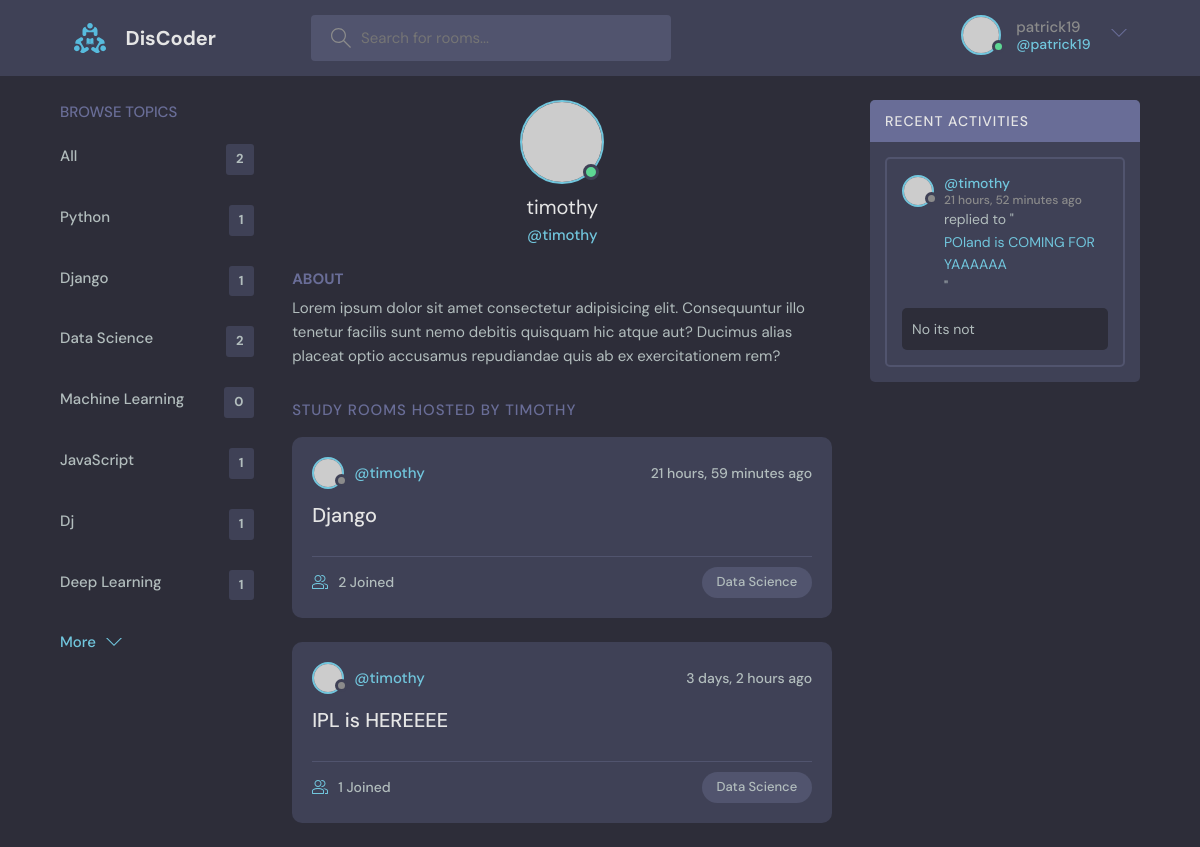
Before: /profile/2/ (signed in) with the older database file.
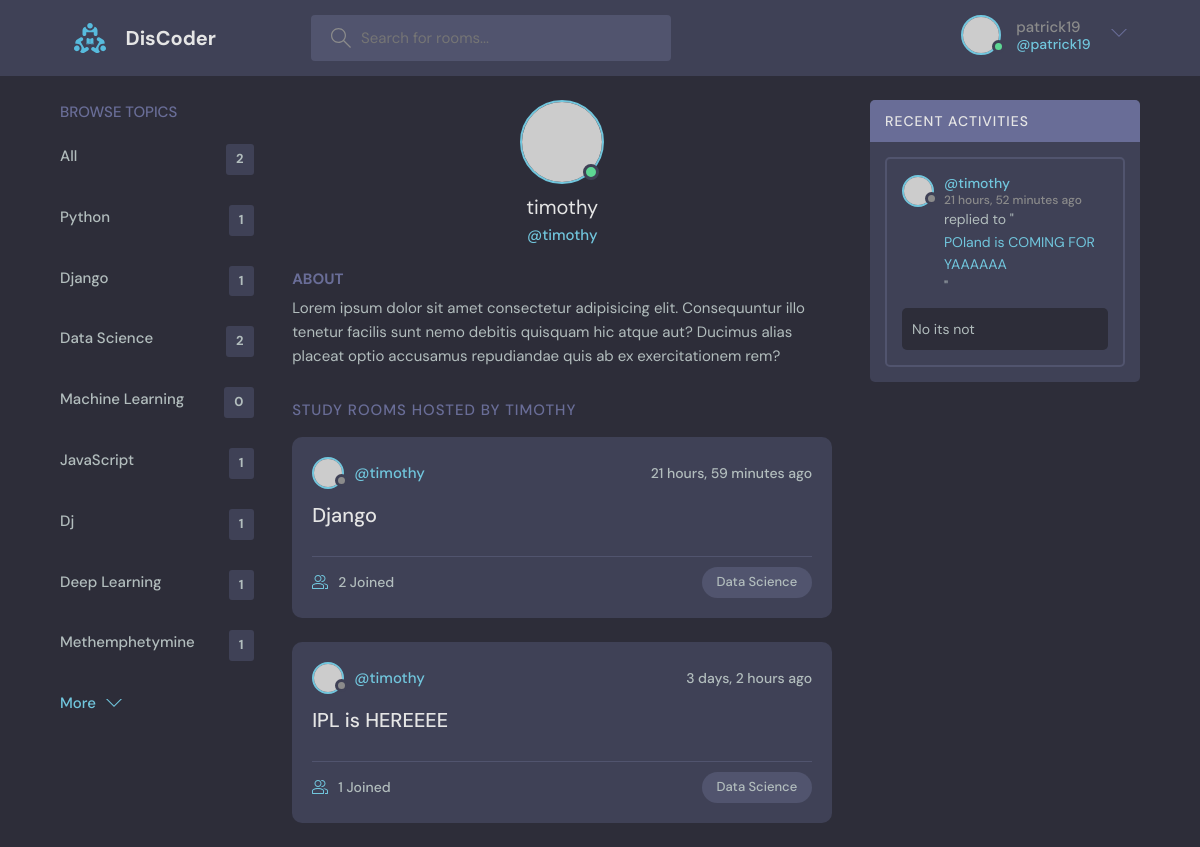
After: the same page with the newer database file.
### base/models.py (models this page shows, shortened)
class Topic(models.Model):
    name = models.CharField(max_length=200)

class Room(models.Model):
    host = models.ForeignKey(User, on_delete=models.SET_NULL, null=True)
    topic = models.ForeignKey(Topic, on_delete=models.SET_NULL, null=True)
    name = models.CharField(max_length=200)
    desc = models.TextField(null=True, blank=True)
    participants = models.ManyToManyField(User, related_name='participants', blank=True)
    updated = models.DateTimeField(auto_now=True)
    created = models.DateTimeField(auto_now_add=True)
    class Meta:
        ordering = ['-updated', '-created']
    def __str__(self):
        return self.name

class Message(models.Model):
    user = models.ForeignKey(User, on_delete=models.CASCADE)
    room = models.ForeignKey(Room, on_delete=models.CASCADE)
    body = models.TextField()
    updated = models.DateTimeField(auto_now=True)
    created = models.DateTimeField(auto_now_add=True)
    class Meta:
        ordering = ['-updated', '-created']
    def __str__(self):
        return self.body[:50]

### base/views.py (the view)
# urls.py: path('profile/<str:id>/', views.userProfile, name = 'user-profile'),
@login_required(login_url = 'login')
def userProfile(request, id):
    user = User.objects.get(id=id)
    rooms = user.room_set.all()
    room_msgs = user.message_set.all()
    topics = Topic.objects.all()
    context = {
        'user': user,
        'rooms': rooms,
        'room_msgs': room_msgs,
        'topics':topics}
    return render(request, 'base/profile.html', context)

### base/templates/base/profile.html (shortened to what this page needs)
{% extends 'main.html'%}
{% block content %}
<main class="profile-page layout layout--3">
  <div class="container">
    {% include 'base/topics_comp.html' %}
    <div class="roomList">
      <div class="profile">
        <div class="profile__avatar">
          <div class="avatar avatar--large active">
            <img src="https://randomuser.me/api/portraits/men/11.jpg" />
          </div>
        </div>
        <div class="profile__info">
          <h3>{{user.username}}</h3>
          <p>@{{user.username}}</p>
        </div>
        <div class="profile__about">
          <h3>About</h3>
          <p>
            Lorem ipsum dolor sit amet consectetur adipisicing elit. Consequuntur illo tenetur
            facilis sunt nemo debitis quisquam hic atque aut? Ducimus alias placeat optio
            accusamus repudiandae quis ab ex exercitationem rem?
          </p>
        </div>
      </div>
      <div class="roomList__header">
        <div>
          <h2>Study Rooms Hosted by {{user.username}}</a>
          </h2>
        </div>
      </div>
      {% include 'base/feed_comp.html' %}
    </div>
    {% include 'base/activity_comp.html' %}
  </div>
</main>
{%endblock%}

### base/templates/base/topics_comp.html
<div class="topics">
    <div class="topics__header">
      <h2>Browse Topics</h2>
    </div>
    <ul class="topics__list">
        <li>
            <a href="{% url 'home' %}"> All <span> {{rooms.count}} </span> </a>
          </li>
      {% for topic in topics %}
        <li>
          <a href="{% url 'home' %}?q={{topic.name}}"> {{topic.name}} <span> {{topic.room_set.all.count}} </span> </a>
        </li>
      {% endfor%}
    </ul>
    <a class="btn btn--link" href="{% url 'topics' %}">
      More
      <svg version="1.1" xmlns="http://www.w3.org/2000/svg" width="32" height="32" viewBox="0 0 32 32">
        <title>chevron-down</title>
        <path d="M16 21l-13-13h-3l16 16 16-16h-3l-13 13z"></path>
      </svg>
    </a>
  </div>

### base/templates/base/feed_comp.html (shortened to what this page needs)
<div class="roomList">
    {% for room in rooms%}
    <div class="roomListRoom">
      <div class="roomListRoom__header">
        <a href="{% url 'user-profile' room.host.id%}" class="roomListRoom__author">
          <div class="avatar avatar--small">
            <img src="https://randomuser.me/api/portraits/women/11.jpg" />
          </div>
          <span>@{{room.host}}</span>
        </a>
        <div class="roomListRoom__actions">
          <span>{{room.created|timesince}} ago</span>
        </div>
      </div>
      <div class="roomListRoom__content">
        <a href="{% url 'room' room.id%}">{{room.name}}</a>
      </div>
      <div class="roomListRoom__meta">
        <a href="{% url 'room' room.id%}" class="roomListRoom__joined">
          {{room.participants.count}} Joined
        </a>
        <p class="roomListRoom__topic">{{room.topic.name}}</p>
      </div>
    </div>
    {% endfor %}
  </div>

### base/templates/base/activity_comp.html (shortened to what this page needs)
<div class="activities">
    <div class="activities__header">
        <h2>Recent Activities</h2>
    </div>
    {% for msg in room_msgs%}
    <div class="activities__box">
        <div class="activities__boxHeader roomListRoom__header">
            <a href="{% url 'user-profile' msg.user.id%}" class="roomListRoom__author">
                <div class="avatar avatar--small">
                    <img src="https://randomuser.me/api/portraits/women/11.jpg" />
                </div>
                <p>
                    @{{msg.user.username}}
                    <span>{{msg.created|timesince}} ago</span>
                </p>
            </a>
        </div>
        <div class="activities__boxContent">
            <p>replied to "<a href="room.html">{{msg.room.name}}</a>"</p>
            <div class="activities__boxRoomContent">
                {{msg.body}}
            </div>
        </div>
    </div>
    {% endfor%}
</div>

Changed rows visible on the page:
added Topic: name "Methemphetymine", room_set.all.count "1"
